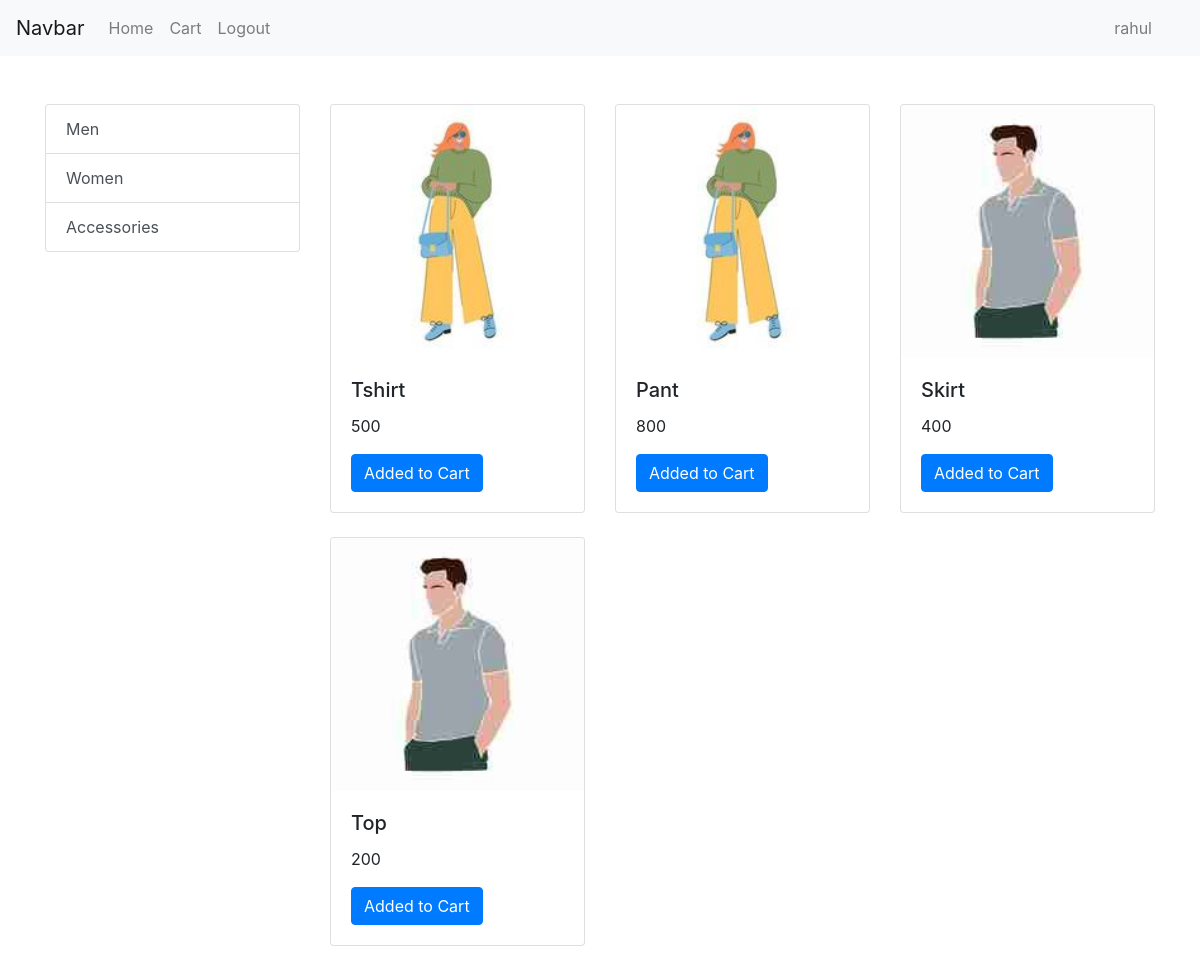
The page /store/ (signed in) on the database its author committed.
### register/models.py (models this page shows)
class Profile(AbstractUser):
    email=models.EmailField(unique=True)
    phone=models.CharField(max_length=100,unique=True)
    is_authenticated=models.BooleanField(default=False)
    token=models.CharField(max_length=200,null=True)
    REQUIRED_FIELDS=['username','phone']
    USERNAME_FIELD="email"
    objects= ProfileManager()

### store/models.py (models this page shows, shortened)
class Category(models.Model):
    id=models.AutoField
    name=models.CharField(max_length=50)
    def __str__(self):
        return self.name

class Product(models.Model):
    id=models.AutoField
    name = models.CharField(max_length=100)
    price = models.IntegerField(default=0)
    category=models.ForeignKey(Category,on_delete=models.CASCADE,default="")
    image=models.ImageField(upload_to='products/')

### store/views.py (the view, shortened to what this page needs)
# urls.py: path('store/',include('store.urls')),
def store(request):
    if request.method=='GET':
        products=Product.objects.all()
        categories=Category.objects.all()
        categroy_id=request.GET.get('category')
        if categroy_id:
            products=Product.products_bycategory(categroy_id)
        data={}
        user_email=request.session.get('user_email')
        print(user_email)
        if user_email:
            profile=Profile.objects.get(email=user_email)
            cart=Cart.objects.get(user=profile)
            cartitems=CartItem.objects.filter(cart=cart)
            product_incartitem=[]
            for a in cartitems:
                product_incartitem.append(a.product)
            data['cartitems']=cartitems
            data['profile']=profile
            data['product_incartitem']=product_incartitem
        data['products']=products
        data['categories']=categories
        return render(request,'store.html',data)

### store/templates/store.html (shortened to what this page needs)
{%extends 'base.html'%}
{% block Body %}
  <div class="container mt-5">
    <div class="row">
      <div class="col-md-3">
        <div class="list-group">
          {%for category in categories%}
          <a href="/store/?category={{category.id}}" class="list-group-item list-group-item-action">{{category}}</a>
          {%endfor%}
        </div>
      </div>
      <div class="col-md-9">
        <div class="row">
          {%for product in products%}
          <div class="col-md-4 mb-4">
            <div class="card">
              <img src="{{product.image.url}}" class="card-img-top" alt="Product 1">
              <div class="card-body">
                <h5 class="card-title">{{product.name}}</h5>
                <p class="card-text">{{product.price}}</p>
                {%if profile%}
                {%if product in product_incartitem %}
                <form method="GET" action="">
                  <button type="submit" class="btn btn-primary disbaled">Added to Cart</button>
                </form>
                {%else%}
                <form method="POST" action="">
                  {% csrf_token %}
                  <input type="hidden" name="product_id" value="{{ product.id }}">
                  <button type="submit" class="btn btn-primary ">Add to Cart</button>
                </form>
                {%endif%}
                {%else%}
                <a href="/signup/" class="btn btn-primary">Add to Cart</a>
                {%endif%}
              </div>
            </div>
          </div>
          {%endfor%}
        </div>
      </div>
    </div>
  </div>
{%endblock%}

### store/templates/base.html (shortened to what this page needs)
<!doctype html>
<html lang="en">
  <head>
    <link rel="stylesheet" href="https://cdn.jsdelivr.net/npm/bootstrap@4.3.1/dist/css/bootstrap.min.css">
  </head>
  <body>
    <nav class="navbar navbar-expand-lg navbar-light bg-light">
        <a class="navbar-brand" href="#">Navbar</a>
        <div class="collapse navbar-collapse" id="navbarSupportedContent">
          <ul class="navbar-nav mr-auto">
            <li class="nav-item">
              <a class="nav-link" href="/store">Home </a>
            </li>
            <li class="nav-item">
              <a class="nav-link" href="/store/cart">Cart</a>
            </li>
            <li class="nav-item">
              <a class="nav-link" href="/logout">Logout</a>
            </li>
          </ul>
          <ul class="navbar-nav ml-auto mr-4">
            <li class="nav-item">
                <a class="nav-link" href="#">{{user.username}}</a>
            </li>
          </ul>
        </div>
      </nav>
        {%block Body%}{%endblock%}
  </body>
</html>

### rows shown on the page
Profile: username "rahul"
Category: name "Men"
Category: name "Women"
Category: name "Accessories"
Product: image (picture), name "Tshirt", price "500", shows "Added to Cart"
Product: image (picture), name "Pant", price "800", shows "Added to Cart"
Product: image (picture), name "Skirt", price "400", shows "Added to Cart"
Product: image (picture), name "Top", price "200", shows "Added to Cart"
